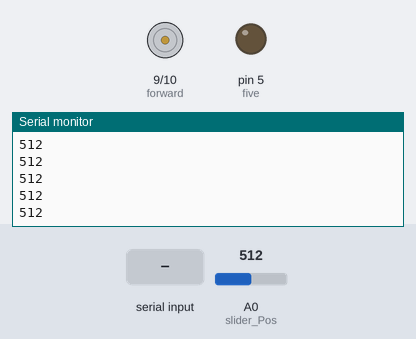
A sketch run on a simulated Arduino Uno, built with avr-gcc and run on an emulated ATmega328P. Shown: motor-driver pin pairs drawn as motors (green arrow = first pin HIGH = forward, orange = second pin HIGH = backward, longer = more drive, scaled by the enable pin), output pins drawn as LEDs (lit = HIGH), the last lines printed to the serial monitor. Inputs (shaded band) come from the test bench; at power-on: A0 (slider_Pos) = 512.

Above: at 1.2 s.
1.3 s: A0 (slider_Pos) set to 0
At 1.8 s:
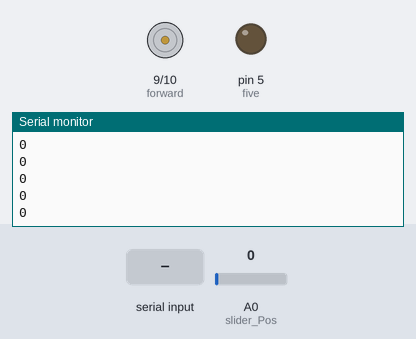
2.8 s: "90,45\n" received over Serial
4.3 s: A0 (slider_Pos) set to 511
At 5.3 s:
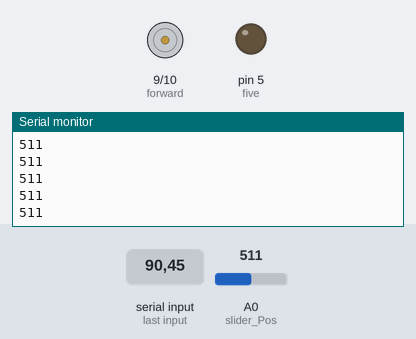
5.8 s: "30,150\n" received over Serial
Timing chart, 0 to 8.3 s (numbered marks = the images above; inputs shaded):
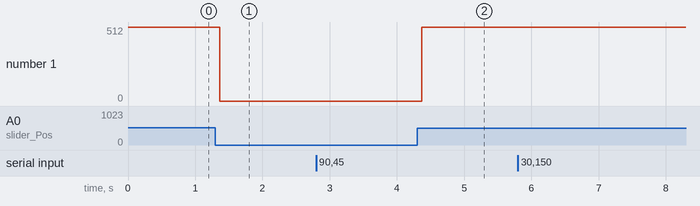

The sketch:

Arduino_Code_PWM_Changed_Single_Axis.ino
```cpp
#include <PID_v1.h>

const int analogInPin = A0;
const int forward = 9; // was 9
const int reverse = 10; // was 10
const int thirteen = 13;
const int five = 5;
const int enc = 8;
const int encInt = 7;
const int button = 12;
int sensorValue = 0;        // value read from the pot
int outputValue = 0;        // value output to the PWM (analog out)
int count = 600;
int curve;
int input, output, Kp, Ki, Kd;
bool buttonPress;
//double Setpoint, Input, Output;
//double Kp=2, Ki=50, Kd=50;
//PID myPID(&Input, &Output, &Setpoint, Kp, Ki, Kd, DIRECT);

// Analog input pin A0
int slider_Pos = A0;
int cur_Pos, digit1, digit2, digit3, digit4, id, pos_val;

String message;

/*
  int PID_funct(int error_val, float time_val)
  {
  // These values can be altered to fine-tune the function
  Kp = 10;
  Ki = 10;
  Kd = 10;
  new_time = millis();
  dt = new_time - time_val;
  integral = integral + error * dt;
  derivative = error * dt;
  output = (Kp*error) + (Ki * integral) + (Kd * derivative));
  return output;
  }

*/
int Input, Output;
void sliderToVal(int val) {
  int pos = analogRead(slider_Pos);
  int value;
  if (abs(pos - val) > 1)
  {
    value = abs(pos - val) * 5 + 460;

    if (value > 600)
    {
      value = 600;
    }

    if (pos > val)
    {
      analogWrite(forward, value);
      digitalWrite(reverse, LOW);
    }
    else
    {
      digitalWrite(forward, LOW);
      analogWrite(reverse, value);
    }
  }
  else
  {
    digitalWrite(forward, LOW);
    digitalWrite(reverse, LOW);
  }
}

void setup() {
  Serial.begin(9600);
  Serial.flush();

  pinMode(A0, INPUT);

  pinMode (forward, OUTPUT);
  pinMode (reverse, OUTPUT);
  pinMode (thirteen, OUTPUT);
  pinMode (five, OUTPUT);
  pinMode (button, INPUT_PULLUP);
  pinMode(enc, INPUT_PULLUP);
  pinMode(encInt, INPUT_PULLUP);
  TCCR1A = 0;   // stop Timer 1
  TCCR1B = 0;
  TCCR1C = 0;
  TCCR1A = bit (COM1A1) | bit (WGM11);
  TCCR1B = bit (WGM13) | bit (WGM12) | bit (CS10);
  ICR1 = 600; // set frequency. 1000 is 16khz 500 32khz. //////////// up to here sets nine and ten frequency to 26khz


  //analogWrite(reverse, 0);
  //analogWrite(forward, 0);  // set these to 300 to 600 where needed with the other one digital write LOW, but pull low if at ends of fader


  double Setpoint, Input, Output;

  //PID(&Input, &Output, &pos_val, Kp, Ki, Kd, DIRECT);
  //SetSampleTime(1);
 // SetOutputLimits(500, 600);
}

void loop()
{
  cur_Pos = analogRead(A0);
  Serial.println(analogRead(A0));

  // Read input from Serial Port (sent from Unity)
  if (Serial.available() > 0) {
    message = Serial.readStringUntil('\n');
    id = message[0] - '0';
    digit1 = message[2] - '0';
    digit2 = message[3] - '0';
    digit3 = message[4] - '0';
    digit4 = message[5] - '0';
    pos_val = digit1 * 1000 + digit2 * 100 + digit3 * 10 + digit4;
    pos_val = abs(pos_val) % 1024;
  }

  //Compute();
  //PID(&Input, &Output, &pos_val, Kp, Ki, Kd, Direction)
  // Send slider to required position
  sliderToVal(pos_val);
}
```

Measured:
- after the input at 1.3 s, the serial monitor: prints a new line after 0.07 s (image 1)
- after the input at 4.3 s, the serial monitor: prints a new line after 0.07 s (image 2)
- plotted number 1: 512 → 0 after the input at 1.3 s, 0 → 511 after the input at 4.3 s
